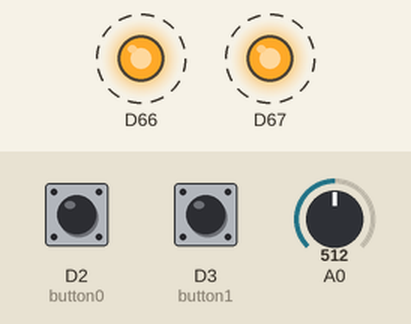
This sketch was run on a simulated Arduino Due. Shown: output pins drawn as LEDs (lit = HIGH). Dashed ring = blinking. Inputs (shaded band) come from the test bench; at power-on: D2 (button0) LOW, A0 = 512, D3 (button1) LOW (analog values on the 0–1023 scale).

Above: at 0.75 s.
1.3 s: D2 (button0) pulled HIGH for 0.15 s
At 2.26 s:
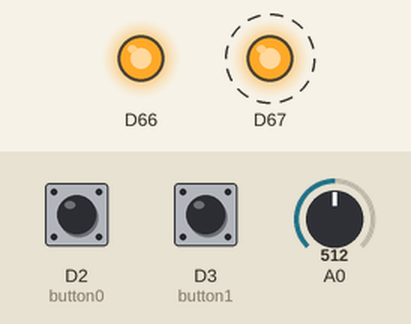
4.3 s: A0 set to 306
At 4.98 s:
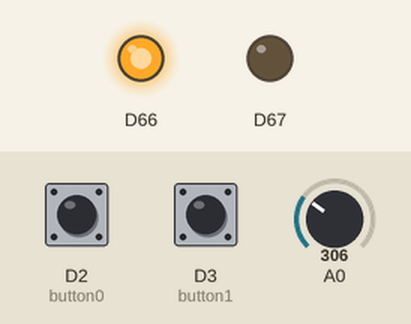
7.3 s: D3 (button1) pulled HIGH for 0.15 s
At 7.69 s:
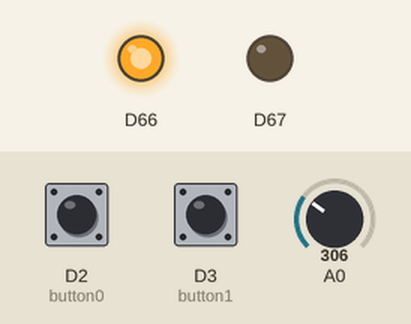
10.4 s: D2 (button0) pulled HIGH for 1 s
Timing chart, 0 to 12.3 s (numbered marks = the images above; inputs shaded):
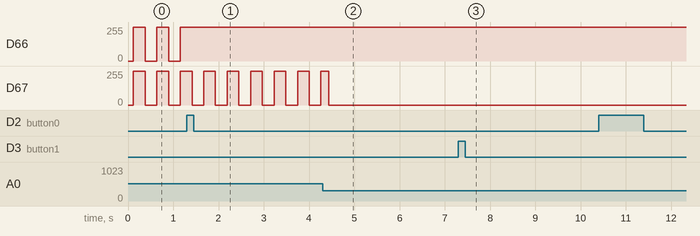

Measured:
- after the input at 1.3 s, D66: stops changing and stays 254/255
- after the input at 4.3 s, D66: stays 254/255 (without the input it goes to 220/255 after 2.7 s)
- after the input at 7.3 s, D66: stays 254/255 (without the input it goes to 46/255 after 1.6 s); D67: stays 0/255 (without the input it goes to 52/255 after 1.6 s)
- by itself, D66: alternates 254/255 for 0.26 s and 0/255 for 0.26 s

The sketch:

due_tone_generator.ino
```cpp
#define maxWaveform 4
#define maxSamplesNum 120

static int waveformsTable[maxWaveform][maxSamplesNum] = {
  // Sin wave
  {
    0x7ff, 0x86a, 0x8d5, 0x93f, 0x9a9, 0xa11, 0xa78, 0xadd, 0xb40, 0xba1,
    0xbff, 0xc5a, 0xcb2, 0xd08, 0xd59, 0xda7, 0xdf1, 0xe36, 0xe77, 0xeb4,
    0xeec, 0xf1f, 0xf4d, 0xf77, 0xf9a, 0xfb9, 0xfd2, 0xfe5, 0xff3, 0xffc,
    0xfff, 0xffc, 0xff3, 0xfe5, 0xfd2, 0xfb9, 0xf9a, 0xf77, 0xf4d, 0xf1f,
    0xeec, 0xeb4, 0xe77, 0xe36, 0xdf1, 0xda7, 0xd59, 0xd08, 0xcb2, 0xc5a,
    0xbff, 0xba1, 0xb40, 0xadd, 0xa78, 0xa11, 0x9a9, 0x93f, 0x8d5, 0x86a,
    0x7ff, 0x794, 0x729, 0x6bf, 0x655, 0x5ed, 0x586, 0x521, 0x4be, 0x45d,
    0x3ff, 0x3a4, 0x34c, 0x2f6, 0x2a5, 0x257, 0x20d, 0x1c8, 0x187, 0x14a,
    0x112, 0xdf, 0xb1, 0x87, 0x64, 0x45, 0x2c, 0x19, 0xb, 0x2,
    0x0, 0x2, 0xb, 0x19, 0x2c, 0x45, 0x64, 0x87, 0xb1, 0xdf,
    0x112, 0x14a, 0x187, 0x1c8, 0x20d, 0x257, 0x2a5, 0x2f6, 0x34c, 0x3a4,
    0x3ff, 0x45d, 0x4be, 0x521, 0x586, 0x5ed, 0x655, 0x6bf, 0x729, 0x794
  }
  ,

  // Triangular wave
  {
    0x44, 0x88, 0xcc, 0x110, 0x154, 0x198, 0x1dc, 0x220, 0x264, 0x2a8,
    0x2ec, 0x330, 0x374, 0x3b8, 0x3fc, 0x440, 0x484, 0x4c8, 0x50c, 0x550,
    0x594, 0x5d8, 0x61c, 0x660, 0x6a4, 0x6e8, 0x72c, 0x770, 0x7b4, 0x7f8,
    0x83c, 0x880, 0x8c4, 0x908, 0x94c, 0x990, 0x9d4, 0xa18, 0xa5c, 0xaa0,
    0xae4, 0xb28, 0xb6c, 0xbb0, 0xbf4, 0xc38, 0xc7c, 0xcc0, 0xd04, 0xd48,
    0xd8c, 0xdd0, 0xe14, 0xe58, 0xe9c, 0xee0, 0xf24, 0xf68, 0xfac, 0xff0,
    0xfac, 0xf68, 0xf24, 0xee0, 0xe9c, 0xe58, 0xe14, 0xdd0, 0xd8c, 0xd48,
    0xd04, 0xcc0, 0xc7c, 0xc38, 0xbf4, 0xbb0, 0xb6c, 0xb28, 0xae4, 0xaa0,
    0xa5c, 0xa18, 0x9d4, 0x990, 0x94c, 0x908, 0x8c4, 0x880, 0x83c, 0x7f8,
    0x7b4, 0x770, 0x72c, 0x6e8, 0x6a4, 0x660, 0x61c, 0x5d8, 0x594, 0x550,
    0x50c, 0x4c8, 0x484, 0x440, 0x3fc, 0x3b8, 0x374, 0x330, 0x2ec, 0x2a8,
    0x264, 0x220, 0x1dc, 0x198, 0x154, 0x110, 0xcc, 0x88, 0x44, 0x0
  }
  ,

  // Sawtooth wave
  {
    0x22, 0x44, 0x66, 0x88, 0xaa, 0xcc, 0xee, 0x110, 0x132, 0x154,
    0x176, 0x198, 0x1ba, 0x1dc, 0x1fe, 0x220, 0x242, 0x264, 0x286, 0x2a8,
    0x2ca, 0x2ec, 0x30e, 0x330, 0x352, 0x374, 0x396, 0x3b8, 0x3da, 0x3fc,
    0x41e, 0x440, 0x462, 0x484, 0x4a6, 0x4c8, 0x4ea, 0x50c, 0x52e, 0x550,
    0x572, 0x594, 0x5b6, 0x5d8, 0x5fa, 0x61c, 0x63e, 0x660, 0x682, 0x6a4,
    0x6c6, 0x6e8, 0x70a, 0x72c, 0x74e, 0x770, 0x792, 0x7b4, 0x7d6, 0x7f8,
    0x81a, 0x83c, 0x85e, 0x880, 0x8a2, 0x8c4, 0x8e6, 0x908, 0x92a, 0x94c,
    0x96e, 0x990, 0x9b2, 0x9d4, 0x9f6, 0xa18, 0xa3a, 0xa5c, 0xa7e, 0xaa0,
    0xac2, 0xae4, 0xb06, 0xb28, 0xb4a, 0xb6c, 0xb8e, 0xbb0, 0xbd2, 0xbf4,
    0xc16, 0xc38, 0xc5a, 0xc7c, 0xc9e, 0xcc0, 0xce2, 0xd04, 0xd26, 0xd48,
    0xd6a, 0xd8c, 0xdae, 0xdd0, 0xdf2, 0xe14, 0xe36, 0xe58, 0xe7a, 0xe9c,
    0xebe, 0xee0, 0xf02, 0xf24, 0xf46, 0xf68, 0xf8a, 0xfac, 0xfce, 0xff0
  }
  ,

  // Square wave
  {
    0xfff, 0xfff, 0xfff, 0xfff, 0xfff, 0xfff, 0xfff, 0xfff, 0xfff, 0xfff,
    0xfff, 0xfff, 0xfff, 0xfff, 0xfff, 0xfff, 0xfff, 0xfff, 0xfff, 0xfff,
    0xfff, 0xfff, 0xfff, 0xfff, 0xfff, 0xfff, 0xfff, 0xfff, 0xfff, 0xfff,
    0xfff, 0xfff, 0xfff, 0xfff, 0xfff, 0xfff, 0xfff, 0xfff, 0xfff, 0xfff,
    0xfff, 0xfff, 0xfff, 0xfff, 0xfff, 0xfff, 0xfff, 0xfff, 0xfff, 0xfff,
    0xfff, 0xfff, 0xfff, 0xfff, 0xfff, 0xfff, 0xfff, 0xfff, 0xfff, 0xfff,
    0x0, 0x0, 0x0, 0x0, 0x0, 0x0, 0x0, 0x0, 0x0, 0x0,
    0x0, 0x0, 0x0, 0x0, 0x0, 0x0, 0x0, 0x0, 0x0, 0x0,
    0x0, 0x0, 0x0, 0x0, 0x0, 0x0, 0x0, 0x0, 0x0, 0x0,
    0x0, 0x0, 0x0, 0x0, 0x0, 0x0, 0x0, 0x0, 0x0, 0x0,
    0x0, 0x0, 0x0, 0x0, 0x0, 0x0, 0x0, 0x0, 0x0, 0x0,
    0x0, 0x0, 0x0, 0x0, 0x0, 0x0, 0x0, 0x0, 0x0, 0x0
  }

};

/*
  Simple Waveform generator with Arduino Due

  * connect two push buttons to the digital pins 2 and 3
    with a 10 kilohm pulldown resistor to choose the waveform
    to send to the DAC0 and DAC1 channels
  * connect a 10 kilohm potentiometer to A0 to control the
    signal frequency

 */


#define oneHzSample 1000000/maxSamplesNum  // sample for the 1Hz signal expressed in microseconds

const int button0 = 2, button1 = 3;
volatile int wave0 = 0, wave1 = 0;

int i = 0;
int sample;


void setup() {
  analogWriteResolution(12);  // set the analog output resolution to 12 bit (4096 levels)
  analogReadResolution(12);   // set the analog input resolution to 12 bit

  attachInterrupt(button0, wave0Select, RISING);  // Interrupt attached to the button connected to pin 2
  attachInterrupt(button1, wave1Select, RISING);  // Interrupt attached to the button connected to pin 3
}

void loop() {
  // Read the the potentiometer and map the value  between the maximum and the minimum sample available
  // 1 Hz is the minimum freq for the complete wave
  // 170 Hz is the maximum freq for the complete wave. Measured considering the loop and the analogRead() time
  sample = map(analogRead(A0), 0, 4095, 0, oneHzSample);
  sample = constrain(sample, 0, oneHzSample);

  analogWrite(DAC0, waveformsTable[wave0][i]);  // write the selected waveform on DAC0
  analogWrite(DAC1, waveformsTable[wave1][i]);  // write the selected waveform on DAC1

  i++;
  if(i == maxSamplesNum)  // Reset the counter to repeat the wave
    i = 0;

  delayMicroseconds(sample);  // Hold the sample value for the sample time
}

// function hooked to the interrupt on digital pin 2
void wave0Select() {
  wave0++;
  if(wave0 == 4)
    wave0 = 0;
}

// function hooked to the interrupt on digital pin 3
void wave1Select() {
  wave1++;
  if(wave1 == 4)
    wave1 = 0;
}
```
